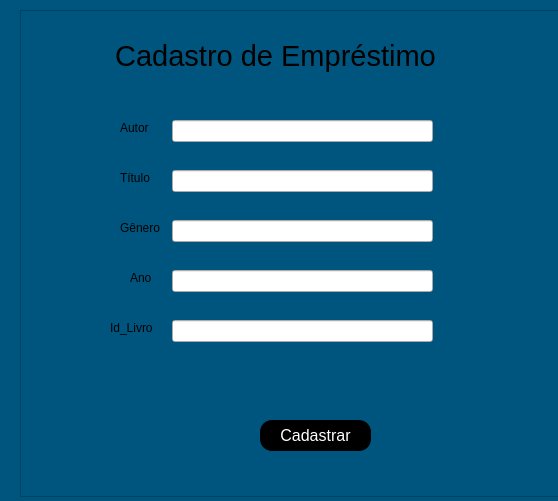
<?xml version="1.0" encoding="UTF-8"?>
<ui version="4.0">
 <class>Form</class>
 <widget class="QWidget" name="Form">
  <property name="geometry">
   <rect>
    <x>0</x>
    <y>0</y>
    <width>558</width>
    <height>501</height>
   </rect>
  </property>
  <property name="windowTitle">
   <string>Form</string>
  </property>
  <property name="styleSheet">
   <string notr="true">background-color:rgb(0, 85, 127)</string>
  </property>
  <widget class="QFrame" name="frame_2">
   <property name="geometry">
    <rect>
     <x>20</x>
     <y>10</y>
     <width>576</width>
     <height>487</height>
    </rect>
   </property>
   <property name="frameShape">
    <enum>QFrame::StyledPanel</enum>
   </property>
   <property name="frameShadow">
    <enum>QFrame::Raised</enum>
   </property>
   <widget class="QLabel" name="label_7">
    <property name="geometry">
     <rect>
      <x>30</x>
      <y>20</y>
      <width>451</width>
      <height>51</height>
     </rect>
    </property>
    <property name="font">
     <font>
      <pointsize>22</pointsize>
     </font>
    </property>
    <property name="text">
     <string>Cadastro de Empréstimo</string>
    </property>
    <property name="alignment">
     <set>Qt::AlignCenter</set>
    </property>
   </widget>
   <widget class="QLineEdit" name="lineEdit_6">
    <property name="geometry">
     <rect>
      <x>152</x>
      <y>110</y>
      <width>261</width>
      <height>22</height>
     </rect>
    </property>
    <property name="styleSheet">
     <string notr="true">background-color: rgb(#RRGGBBAA);</string>
    </property>
   </widget>
   <widget class="QLineEdit" name="lineEdit_7">
    <property name="geometry">
     <rect>
      <x>152</x>
      <y>160</y>
      <width>261</width>
      <height>22</height>
     </rect>
    </property>
    <property name="styleSheet">
     <string notr="true">background-color: rgb(#RRGGBBAA);</string>
    </property>
   </widget>
   <widget class="QLineEdit" name="lineEdit_8">
    <property name="geometry">
     <rect>
      <x>152</x>
      <y>210</y>
      <width>261</width>
      <height>22</height>
     </rect>
    </property>
    <property name="styleSheet">
     <string notr="true">background-color: rgb(#RRGGBBAA);</string>
    </property>
   </widget>
   <widget class="QLineEdit" name="lineEdit_9">
    <property name="geometry">
     <rect>
      <x>152</x>
      <y>260</y>
      <width>261</width>
      <height>22</height>
     </rect>
    </property>
    <property name="styleSheet">
     <string notr="true">background-color: rgb(#RRGGBBAA);</string>
    </property>
   </widget>
   <widget class="QLabel" name="label_8">
    <property name="geometry">
     <rect>
      <x>100</x>
      <y>110</y>
      <width>41</width>
      <height>16</height>
     </rect>
    </property>
    <property name="text">
     <string>Autor</string>
    </property>
   </widget>
   <widget class="QLabel" name="label_9">
    <property name="geometry">
     <rect>
      <x>100</x>
      <y>160</y>
      <width>31</width>
      <height>16</height>
     </rect>
    </property>
    <property name="text">
     <string>Título</string>
    </property>
   </widget>
   <widget class="QLabel" name="label_10">
    <property name="geometry">
     <rect>
      <x>100</x>
      <y>210</y>
      <width>41</width>
      <height>16</height>
     </rect>
    </property>
    <property name="text">
     <string>Gênero</string>
    </property>
   </widget>
   <widget class="QLabel" name="label_11">
    <property name="geometry">
     <rect>
      <x>110</x>
      <y>260</y>
      <width>31</width>
      <height>16</height>
     </rect>
    </property>
    <property name="text">
     <string>Ano</string>
    </property>
   </widget>
   <widget class="QPushButton" name="btn_cadastrar_4">
    <property name="geometry">
     <rect>
      <x>240</x>
      <y>410</y>
      <width>111</width>
      <height>31</height>
     </rect>
    </property>
    <property name="font">
     <font>
      <pointsize>12</pointsize>
     </font>
    </property>
    <property name="cursor">
     <cursorShape>PointingHandCursor</cursorShape>
    </property>
    <property name="styleSheet">
     <string notr="true">QPushButton {
	background-color:rgb(0,0,0);
	color:rgb(255,255,255);
	border-radius:12px;

}
QPushButton:hover{
	background-color:rgb(255,255,255);
	color:rgb(0,0,0);
}
</string>
    </property>
    <property name="text">
     <string>Cadastrar</string>
    </property>
   </widget>
   <widget class="QLineEdit" name="lineEdit_10">
    <property name="geometry">
     <rect>
      <x>152</x>
      <y>310</y>
      <width>261</width>
      <height>22</height>
     </rect>
    </property>
    <property name="styleSheet">
     <string notr="true">background-color: rgb(#RRGGBBAA);</string>
    </property>
    <property name="text">
     <string/>
    </property>
   </widget>
   <widget class="QLabel" name="label_12">
    <property name="geometry">
     <rect>
      <x>90</x>
      <y>310</y>
      <width>51</width>
      <height>16</height>
     </rect>
    </property>
    <property name="text">
     <string>Id_Livro</string>
    </property>
   </widget>
  </widget>
 </widget>
 <resources/>
 <connections/>
</ui>
